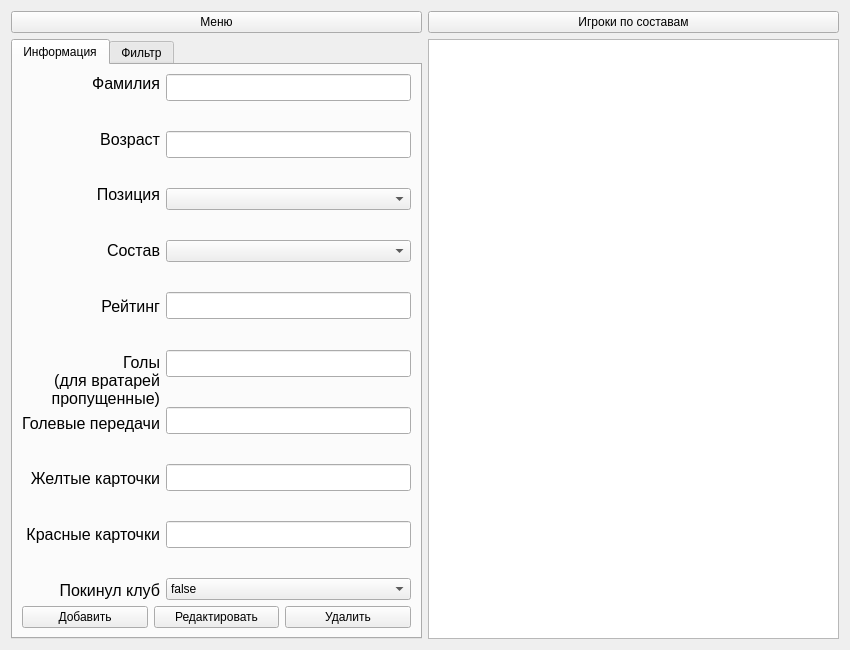
<?xml version="1.0" encoding="UTF-8"?>
<ui version="4.0">
 <class>Players</class>
 <widget class="QWidget" name="Players">
  <property name="geometry">
   <rect>
    <x>0</x>
    <y>0</y>
    <width>850</width>
    <height>650</height>
   </rect>
  </property>
  <property name="windowTitle">
   <string>Игроки ФК Зенит</string>
  </property>
  <layout class="QGridLayout" name="gridLayout">
   <item row="0" column="0">
    <widget class="QPushButton" name="btn_Exit">
     <property name="text">
      <string>Меню</string>
     </property>
    </widget>
   </item>
   <item row="1" column="0">
    <widget class="QTabWidget" name="tabWidget">
     <property name="currentIndex">
      <number>0</number>
     </property>
     <widget class="QWidget" name="tab1">
      <attribute name="title">
       <string>Информация</string>
      </attribute>
      <layout class="QGridLayout" name="gridLayout_2">
       <item row="0" column="0">
        <layout class="QVBoxLayout" name="verticalLayout_3">
         <item>
          <layout class="QHBoxLayout" name="horizontalLayout_2">
           <item>
            <layout class="QVBoxLayout" name="verticalLayout_2">
             <item>
              <widget class="QLabel" name="lb_Surname">
               <property name="font">
                <font>
                 <pointsize>12</pointsize>
                </font>
               </property>
               <property name="text">
                <string>Фамилия</string>
               </property>
               <property name="alignment">
                <set>Qt::AlignRight|Qt::AlignTrailing|Qt::AlignVCenter</set>
               </property>
              </widget>
             </item>
             <item>
              <spacer name="verticalSpacer_2">
               <property name="orientation">
                <enum>Qt::Vertical</enum>
               </property>
               <property name="sizeHint" stdset="0">
                <size>
                 <width>20</width>
                 <height>40</height>
                </size>
               </property>
              </spacer>
             </item>
             <item>
              <widget class="QLabel" name="lb_Age">
               <property name="font">
                <font>
                 <pointsize>12</pointsize>
                </font>
               </property>
               <property name="text">
                <string>Возраст</string>
               </property>
               <property name="alignment">
                <set>Qt::AlignRight|Qt::AlignTrailing|Qt::AlignVCenter</set>
               </property>
              </widget>
             </item>
             <item>
              <spacer name="verticalSpacer_3">
               <property name="orientation">
                <enum>Qt::Vertical</enum>
               </property>
               <property name="sizeHint" stdset="0">
                <size>
                 <width>20</width>
                 <height>40</height>
                </size>
               </property>
              </spacer>
             </item>
             <item>
              <widget class="QLabel" name="lb_Position">
               <property name="font">
                <font>
                 <pointsize>12</pointsize>
                </font>
               </property>
               <property name="text">
                <string>Позиция</string>
               </property>
               <property name="alignment">
                <set>Qt::AlignRight|Qt::AlignTrailing|Qt::AlignVCenter</set>
               </property>
              </widget>
             </item>
             <item>
              <spacer name="verticalSpacer_5">
               <property name="orientation">
                <enum>Qt::Vertical</enum>
               </property>
               <property name="sizeHint" stdset="0">
                <size>
                 <width>20</width>
                 <height>40</height>
                </size>
               </property>
              </spacer>
             </item>
             <item>
              <widget class="QLabel" name="lb_Squad">
               <property name="font">
                <font>
                 <pointsize>12</pointsize>
                </font>
               </property>
               <property name="text">
                <string>Состав</string>
               </property>
               <property name="alignment">
                <set>Qt::AlignRight|Qt::AlignTrailing|Qt::AlignVCenter</set>
               </property>
              </widget>
             </item>
             <item>
              <spacer name="verticalSpacer_6">
               <property name="orientation">
                <enum>Qt::Vertical</enum>
               </property>
               <property name="sizeHint" stdset="0">
                <size>
                 <width>20</width>
                 <height>40</height>
                </size>
               </property>
              </spacer>
             </item>
             <item>
              <widget class="QLabel" name="lb_Rating">
               <property name="font">
                <font>
                 <pointsize>12</pointsize>
                </font>
               </property>
               <property name="text">
                <string>Рейтинг</string>
               </property>
               <property name="alignment">
                <set>Qt::AlignRight|Qt::AlignTrailing|Qt::AlignVCenter</set>
               </property>
              </widget>
             </item>
             <item>
              <spacer name="verticalSpacer_8">
               <property name="orientation">
                <enum>Qt::Vertical</enum>
               </property>
               <property name="sizeHint" stdset="0">
                <size>
                 <width>20</width>
                 <height>40</height>
                </size>
               </property>
              </spacer>
             </item>
             <item>
              <widget class="QLabel" name="lb_Goals">
               <property name="font">
                <font>
                 <pointsize>12</pointsize>
                </font>
               </property>
               <property name="text">
                <string>&lt;html&gt;&lt;head/&gt;&lt;body&gt;&lt;p&gt;Голы&lt;br/&gt;(для вратарей&lt;br/&gt;пропущенные)&lt;/p&gt;&lt;/body&gt;&lt;/html&gt;</string>
               </property>
               <property name="alignment">
                <set>Qt::AlignRight|Qt::AlignTrailing|Qt::AlignVCenter</set>
               </property>
              </widget>
             </item>
             <item>
              <widget class="QLabel" name="lb_Assists">
               <property name="font">
                <font>
                 <pointsize>12</pointsize>
                </font>
               </property>
               <property name="text">
                <string>Голевые передачи</string>
               </property>
               <property name="alignment">
                <set>Qt::AlignRight|Qt::AlignTrailing|Qt::AlignVCenter</set>
               </property>
              </widget>
             </item>
             <item>
              <spacer name="verticalSpacer_9">
               <property name="orientation">
                <enum>Qt::Vertical</enum>
               </property>
               <property name="sizeType">
                <enum>QSizePolicy::Expanding</enum>
               </property>
               <property name="sizeHint" stdset="0">
                <size>
                 <width>20</width>
                 <height>40</height>
                </size>
               </property>
              </spacer>
             </item>
             <item>
              <widget class="QLabel" name="lb_YellowCards">
               <property name="font">
                <font>
                 <pointsize>12</pointsize>
                </font>
               </property>
               <property name="text">
                <string>Желтые карточки</string>
               </property>
               <property name="alignment">
                <set>Qt::AlignRight|Qt::AlignTrailing|Qt::AlignVCenter</set>
               </property>
              </widget>
             </item>
             <item>
              <spacer name="verticalSpacer_10">
               <property name="orientation">
                <enum>Qt::Vertical</enum>
               </property>
               <property name="sizeHint" stdset="0">
                <size>
                 <width>20</width>
                 <height>40</height>
                </size>
               </property>
              </spacer>
             </item>
             <item>
              <widget class="QLabel" name="lb_RedCards">
               <property name="font">
                <font>
                 <pointsize>12</pointsize>
                </font>
               </property>
               <property name="text">
                <string>Красные карточки</string>
               </property>
               <property name="alignment">
                <set>Qt::AlignRight|Qt::AlignTrailing|Qt::AlignVCenter</set>
               </property>
              </widget>
             </item>
             <item>
              <spacer name="verticalSpacer_11">
               <property name="orientation">
                <enum>Qt::Vertical</enum>
               </property>
               <property name="sizeHint" stdset="0">
                <size>
                 <width>20</width>
                 <height>40</height>
                </size>
               </property>
              </spacer>
             </item>
             <item>
              <widget class="QLabel" name="lb_isleft">
               <property name="font">
                <font>
                 <pointsize>12</pointsize>
                </font>
               </property>
               <property name="text">
                <string>Покинул клуб</string>
               </property>
               <property name="alignment">
                <set>Qt::AlignRight|Qt::AlignTrailing|Qt::AlignVCenter</set>
               </property>
              </widget>
             </item>
            </layout>
           </item>
           <item>
            <layout class="QVBoxLayout" name="verticalLayout">
             <item>
              <widget class="QLineEdit" name="le_Surname">
               <property name="font">
                <font>
                 <pointsize>12</pointsize>
                </font>
               </property>
              </widget>
             </item>
             <item>
              <spacer name="verticalSpacer_13">
               <property name="orientation">
                <enum>Qt::Vertical</enum>
               </property>
               <property name="sizeHint" stdset="0">
                <size>
                 <width>20</width>
                 <height>40</height>
                </size>
               </property>
              </spacer>
             </item>
             <item>
              <widget class="QLineEdit" name="le_Age">
               <property name="font">
                <font>
                 <pointsize>12</pointsize>
                </font>
               </property>
              </widget>
             </item>
             <item>
              <spacer name="verticalSpacer_14">
               <property name="orientation">
                <enum>Qt::Vertical</enum>
               </property>
               <property name="sizeHint" stdset="0">
                <size>
                 <width>20</width>
                 <height>40</height>
                </size>
               </property>
              </spacer>
             </item>
             <item>
              <widget class="QComboBox" name="cb_Position">
               <item>
                <property name="text">
                 <string/>
                </property>
               </item>
               <item>
                <property name="text">
                 <string>Вратарь</string>
                </property>
               </item>
               <item>
                <property name="text">
                 <string>Защитник</string>
                </property>
               </item>
               <item>
                <property name="text">
                 <string>Полузащитник</string>
                </property>
               </item>
               <item>
                <property name="text">
                 <string>Нападающий</string>
                </property>
               </item>
              </widget>
             </item>
             <item>
              <spacer name="verticalSpacer_15">
               <property name="orientation">
                <enum>Qt::Vertical</enum>
               </property>
               <property name="sizeHint" stdset="0">
                <size>
                 <width>20</width>
                 <height>40</height>
                </size>
               </property>
              </spacer>
             </item>
             <item>
              <widget class="QComboBox" name="cb_Squad"/>
             </item>
             <item>
              <spacer name="verticalSpacer_16">
               <property name="orientation">
                <enum>Qt::Vertical</enum>
               </property>
               <property name="sizeHint" stdset="0">
                <size>
                 <width>20</width>
                 <height>40</height>
                </size>
               </property>
              </spacer>
             </item>
             <item>
              <widget class="QLineEdit" name="le_Rating">
               <property name="font">
                <font>
                 <pointsize>12</pointsize>
                </font>
               </property>
              </widget>
             </item>
             <item>
              <spacer name="verticalSpacer_17">
               <property name="orientation">
                <enum>Qt::Vertical</enum>
               </property>
               <property name="sizeHint" stdset="0">
                <size>
                 <width>20</width>
                 <height>40</height>
                </size>
               </property>
              </spacer>
             </item>
             <item>
              <widget class="QLineEdit" name="le_Goals">
               <property name="font">
                <font>
                 <pointsize>12</pointsize>
                </font>
               </property>
              </widget>
             </item>
             <item>
              <spacer name="verticalSpacer_18">
               <property name="orientation">
                <enum>Qt::Vertical</enum>
               </property>
               <property name="sizeHint" stdset="0">
                <size>
                 <width>20</width>
                 <height>40</height>
                </size>
               </property>
              </spacer>
             </item>
             <item>
              <widget class="QLineEdit" name="le_Assists">
               <property name="font">
                <font>
                 <pointsize>12</pointsize>
                </font>
               </property>
              </widget>
             </item>
             <item>
              <spacer name="verticalSpacer_19">
               <property name="orientation">
                <enum>Qt::Vertical</enum>
               </property>
               <property name="sizeHint" stdset="0">
                <size>
                 <width>20</width>
                 <height>40</height>
                </size>
               </property>
              </spacer>
             </item>
             <item>
              <widget class="QLineEdit" name="le_YellowCards">
               <property name="font">
                <font>
                 <pointsize>12</pointsize>
                </font>
               </property>
              </widget>
             </item>
             <item>
              <spacer name="verticalSpacer_20">
               <property name="orientation">
                <enum>Qt::Vertical</enum>
               </property>
               <property name="sizeHint" stdset="0">
                <size>
                 <width>20</width>
                 <height>40</height>
                </size>
               </property>
              </spacer>
             </item>
             <item>
              <widget class="QLineEdit" name="le_RedCards">
               <property name="font">
                <font>
                 <pointsize>12</pointsize>
                </font>
               </property>
              </widget>
             </item>
             <item>
              <spacer name="verticalSpacer_21">
               <property name="orientation">
                <enum>Qt::Vertical</enum>
               </property>
               <property name="sizeHint" stdset="0">
                <size>
                 <width>20</width>
                 <height>40</height>
                </size>
               </property>
              </spacer>
             </item>
             <item>
              <widget class="QComboBox" name="cb_isleft">
               <item>
                <property name="text">
                 <string>false</string>
                </property>
               </item>
               <item>
                <property name="text">
                 <string>true</string>
                </property>
               </item>
              </widget>
             </item>
            </layout>
           </item>
          </layout>
         </item>
         <item>
          <spacer name="verticalSpacer">
           <property name="orientation">
            <enum>Qt::Vertical</enum>
           </property>
           <property name="sizeHint" stdset="0">
            <size>
             <width>20</width>
             <height>40</height>
            </size>
           </property>
          </spacer>
         </item>
         <item>
          <layout class="QHBoxLayout" name="horizontalLayout">
           <item>
            <widget class="QPushButton" name="btn_Add">
             <property name="text">
              <string>Добавить</string>
             </property>
            </widget>
           </item>
           <item>
            <widget class="QPushButton" name="btn_Edit">
             <property name="text">
              <string>Редактировать</string>
             </property>
            </widget>
           </item>
           <item>
            <widget class="QPushButton" name="btn_Delete">
             <property name="text">
              <string>Удалить</string>
             </property>
            </widget>
           </item>
          </layout>
         </item>
        </layout>
       </item>
      </layout>
     </widget>
     <widget class="QWidget" name="tab2">
      <attribute name="title">
       <string>Фильтр</string>
      </attribute>
      <layout class="QGridLayout" name="gridLayout_3">
       <item row="0" column="0">
        <layout class="QVBoxLayout" name="verticalLayout_6">
         <item>
          <spacer name="verticalSpacer_7">
           <property name="orientation">
            <enum>Qt::Vertical</enum>
           </property>
           <property name="sizeHint" stdset="0">
            <size>
             <width>20</width>
             <height>40</height>
            </size>
           </property>
          </spacer>
         </item>
         <item>
          <layout class="QHBoxLayout" name="horizontalLayout_3">
           <item>
            <layout class="QVBoxLayout" name="verticalLayout_5">
             <item>
              <widget class="QLabel" name="lb_Surname_Filter">
               <property name="font">
                <font>
                 <pointsize>14</pointsize>
                </font>
               </property>
               <property name="text">
                <string>Фамилия</string>
               </property>
               <property name="alignment">
                <set>Qt::AlignRight|Qt::AlignTrailing|Qt::AlignVCenter</set>
               </property>
              </widget>
             </item>
             <item>
              <spacer name="verticalSpacer_4">
               <property name="orientation">
                <enum>Qt::Vertical</enum>
               </property>
               <property name="sizeHint" stdset="0">
                <size>
                 <width>20</width>
                 <height>40</height>
                </size>
               </property>
              </spacer>
             </item>
             <item>
              <widget class="QLabel" name="lb_Position_Filter">
               <property name="font">
                <font>
                 <pointsize>14</pointsize>
                </font>
               </property>
               <property name="text">
                <string>Позиция</string>
               </property>
               <property name="alignment">
                <set>Qt::AlignRight|Qt::AlignTrailing|Qt::AlignVCenter</set>
               </property>
              </widget>
             </item>
             <item>
              <spacer name="verticalSpacer_24">
               <property name="orientation">
                <enum>Qt::Vertical</enum>
               </property>
               <property name="sizeHint" stdset="0">
                <size>
                 <width>20</width>
                 <height>40</height>
                </size>
               </property>
              </spacer>
             </item>
             <item>
              <widget class="QLabel" name="lb_isleft_Filter">
               <property name="font">
                <font>
                 <pointsize>14</pointsize>
                </font>
               </property>
               <property name="text">
                <string>Покинул клуб</string>
               </property>
               <property name="alignment">
                <set>Qt::AlignRight|Qt::AlignTrailing|Qt::AlignVCenter</set>
               </property>
              </widget>
             </item>
            </layout>
           </item>
           <item>
            <layout class="QVBoxLayout" name="verticalLayout_4">
             <item>
              <widget class="QLineEdit" name="le_Surname_Filter">
               <property name="font">
                <font>
                 <pointsize>12</pointsize>
                </font>
               </property>
               <property name="text">
                <string/>
               </property>
              </widget>
             </item>
             <item>
              <spacer name="verticalSpacer_25">
               <property name="orientation">
                <enum>Qt::Vertical</enum>
               </property>
               <property name="sizeHint" stdset="0">
                <size>
                 <width>20</width>
                 <height>40</height>
                </size>
               </property>
              </spacer>
             </item>
             <item>
              <widget class="QComboBox" name="cb_Position_Filter">
               <item>
                <property name="text">
                 <string/>
                </property>
               </item>
               <item>
                <property name="text">
                 <string>Вратарь</string>
                </property>
               </item>
               <item>
                <property name="text">
                 <string>Защитник</string>
                </property>
               </item>
               <item>
                <property name="text">
                 <string>Полузащитник</string>
                </property>
               </item>
               <item>
                <property name="text">
                 <string>Нападающий</string>
                </property>
               </item>
              </widget>
             </item>
             <item>
              <spacer name="verticalSpacer_26">
               <property name="orientation">
                <enum>Qt::Vertical</enum>
               </property>
               <property name="sizeType">
                <enum>QSizePolicy::Expanding</enum>
               </property>
               <property name="sizeHint" stdset="0">
                <size>
                 <width>20</width>
                 <height>40</height>
                </size>
               </property>
              </spacer>
             </item>
             <item>
              <widget class="QComboBox" name="cb_isleft_Filter">
               <item>
                <property name="text">
                 <string/>
                </property>
               </item>
               <item>
                <property name="text">
                 <string>false</string>
                </property>
               </item>
               <item>
                <property name="text">
                 <string>true</string>
                </property>
               </item>
              </widget>
             </item>
            </layout>
           </item>
          </layout>
         </item>
         <item>
          <spacer name="verticalSpacer_27">
           <property name="orientation">
            <enum>Qt::Vertical</enum>
           </property>
           <property name="sizeHint" stdset="0">
            <size>
             <width>20</width>
             <height>40</height>
            </size>
           </property>
          </spacer>
         </item>
        </layout>
       </item>
      </layout>
     </widget>
    </widget>
   </item>
   <item row="1" column="1">
    <widget class="QTableWidget" name="tw_Players"/>
   </item>
   <item row="0" column="1">
    <widget class="QPushButton" name="btn_Players_in_Squads">
     <property name="text">
      <string>Игроки по составам</string>
     </property>
     <property name="checkable">
      <bool>false</bool>
     </property>
    </widget>
   </item>
  </layout>
 </widget>
 <resources/>
 <connections/>
</ui>
